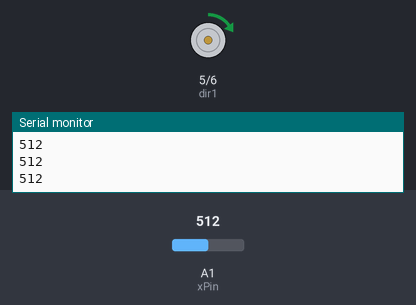
The sketch below on a simulated Arduino Uno, built with avr-gcc and run on an emulated ATmega328P. On the bench: motor-driver pin pairs drawn as motors (green arrow = first pin HIGH = forward, orange = second pin HIGH = backward, longer = more drive, scaled by the enable pin), the last lines printed to the serial monitor. Inputs (shaded band) come from the test bench; at power-on: A1 (xPin) = 512.

Above: at 1.2 s.
1.3 s: A1 (xPin) set to 490
At 1.8 s:
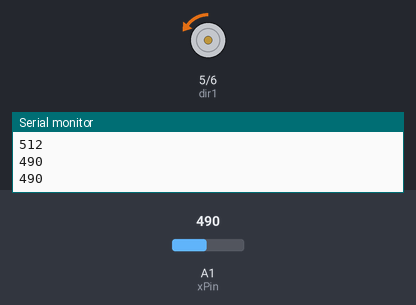
2.9 s: A1 (xPin) set to 306
At 4.2 s:
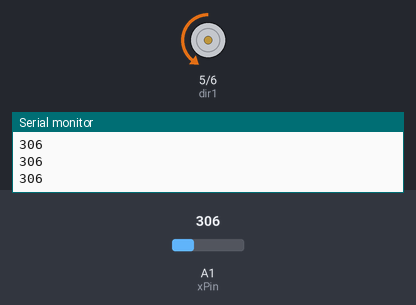
4.5 s: A1 (xPin) set to 122
At 5.6 s:
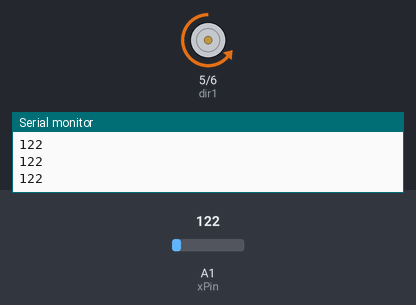
6.1 s: A1 (xPin) set to 716
At 6.9 s:
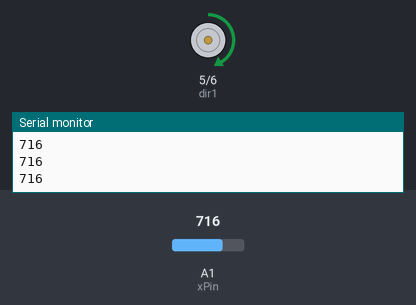
7.7 s: A1 (xPin) set to 900
At 8.2 s:
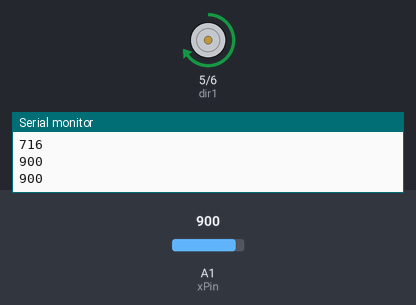
9.3 s: A1 (xPin) set to 511
At 10.8 s:
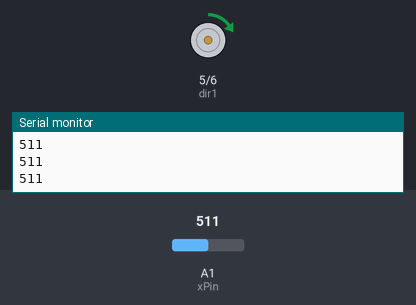
Timing chart, 0 to 11.9 s (numbered marks = the images above; inputs shaded):
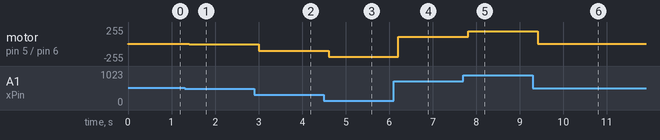

Measured:
- after the input at 1.3 s, motor on pin 5 (dir1) / pin 6 (dir2): forward 6/255 → backward 5/255 after 0.10 s
- after the input at 2.9 s, motor on pin 5 (dir1) / pin 6 (dir2): backward 5/255 → backward 98/255 after 0.11 s
- after the input at 4.5 s, motor on pin 5 (dir1) / pin 6 (dir2): backward 98/255 → backward 192/255 after 0.11 s
- after the input at 6.1 s, motor on pin 5 (dir1) / pin 6 (dir2): backward 192/255 → forward 106/255 after 0.11 s
- after the input at 7.7 s, motor on pin 5 (dir1) / pin 6 (dir2): forward 106/255 → forward 195/255 after 0.11 s
- after the input at 9.3 s, motor on pin 5 (dir1) / pin 6 (dir2): forward 195/255 → forward 6/255 after 0.12 s

The sketch:

Joystick_DCmotor.ino
```cpp
int xPin=A1;
int xVal;
int dir1Speed;
int dir2Speed;
int dir1=5;
int dir2=6;
int speedPin=3;
int t=200;

void setup() {
  Serial.begin(9600);
  pinMode(xPin,INPUT);
  pinMode(speedPin,OUTPUT);
  pinMode(dir1,OUTPUT);
  pinMode(dir2,OUTPUT);

}

void loop() {
  xVal=analogRead(xPin);
  Serial.println(xVal);
  if(xVal>=500){
    digitalWrite(dir1,HIGH);
    digitalWrite(dir2,LOW);
    dir1Speed=(255./523.)*xVal-500.;
    analogWrite(speedPin,dir1Speed);
  }
  if(xVal<500 && xVal>0){
    digitalWrite(dir1,LOW);
    digitalWrite(dir2,HIGH);
    dir2Speed=-(255./500.)*xVal+255.;
    analogWrite(speedPin,dir2Speed);
  }
  delay(t);

}
```
